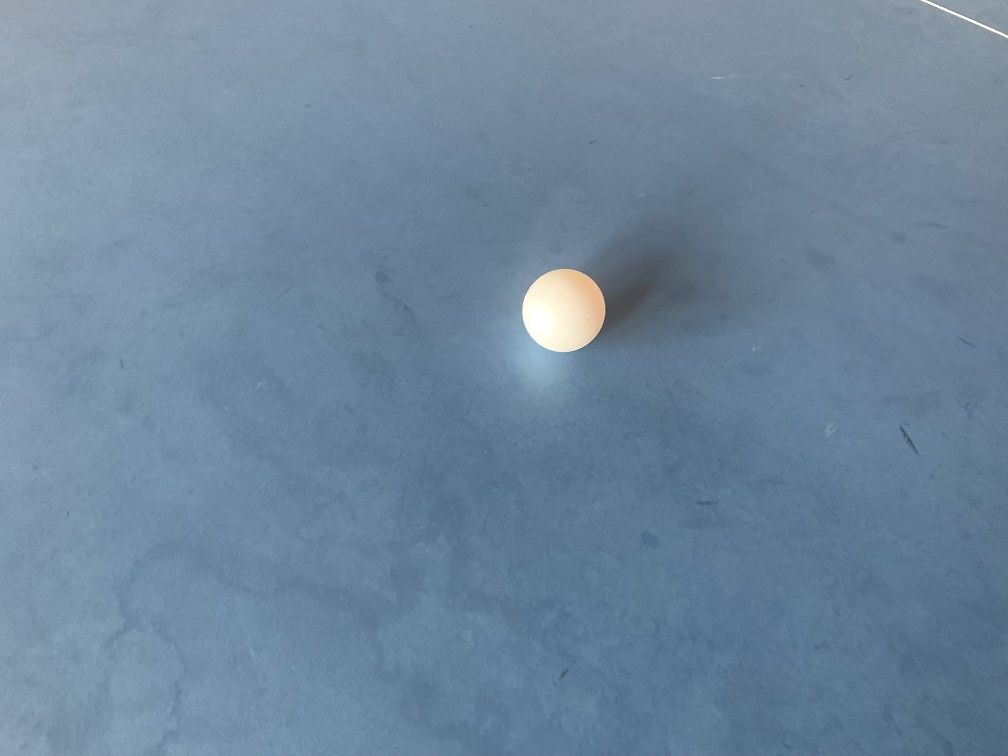
#> input picture Computer Vision Assignment/Part_I/Balls/Ball1.jpg, 1008 x 756 px, found by its file name; its folder holds 4 pictures in this run
$ python CV_Part_I_Method_II.py
#> lines starting #> are read from the running program, lines starting #| are printed output that depends on the picture; after the words box and inside, x2 and y2 are one past the last pixel; in counts of white or black regions, pixels touching at a corner belong together
#> further down, img is the input picture: shape (756, 1008, 3); mean B, G, R 156.3, 134, 110.4
import cv2 as cv
import numpy as np
import os

def ConvertToHSV(img):
    return cv.cvtColor(img, cv.COLOR_BGR2HSV)
#> returned value: shape (756, 1008, 3); mean H, S, V 104.1, 76.5, 156.6

def ThresholdImageForBalls(img_hsv):
    # Threshold for white balls
    lower_white = np.array([0, 0, 200])
    upper_white = np.array([180, 40, 255])
    mask_white = cv.inRange(img_hsv, lower_white, upper_white)
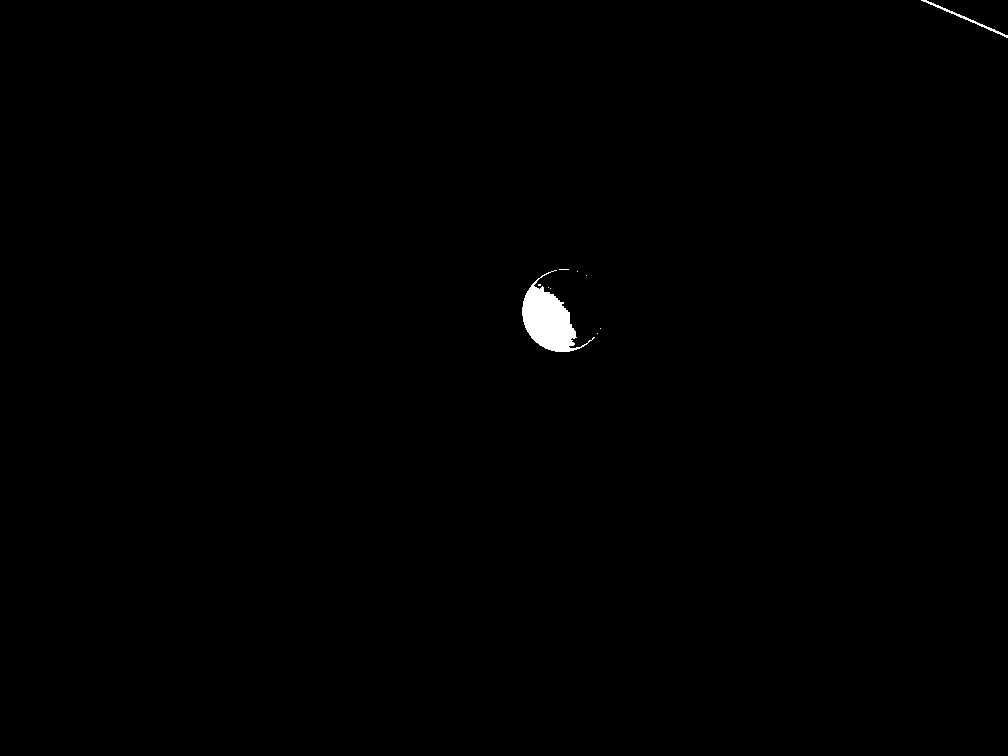
#> mask_white: shape (756, 1008); 0.37% white; 10 white regions (8 under 20 px), largest, box (x1, y1, x2, y2) and area: (522, 270, 595, 352) 2560, (921, 0, 1008, 38) 224

    # Threshold for orange balls
    lower_orange = np.array([5, 50, 50])
    upper_orange = np.array([15, 255, 255])
    mask_orange = cv.inRange(img_hsv, lower_orange, upper_orange)
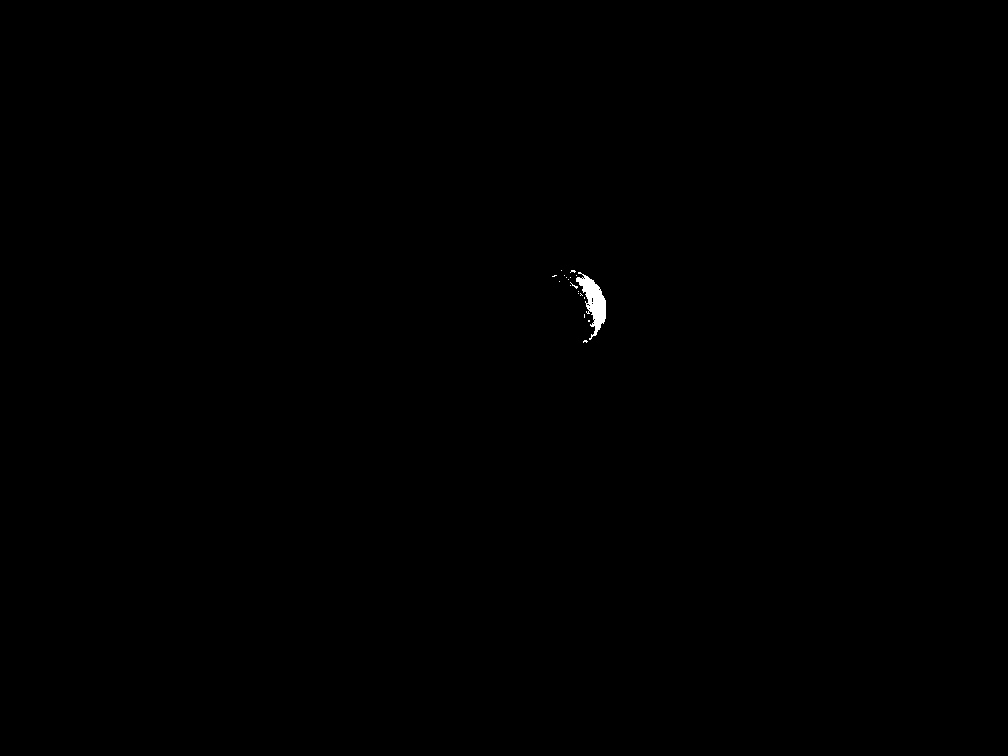
#> mask_orange: shape (756, 1008); 0.12% white; 19 white regions (18 under 20 px), largest, box (x1, y1, x2, y2) and area: (576, 272, 606, 340) 849

    # Combine the masks
    mask = cv.bitwise_or(mask_white, mask_orange)
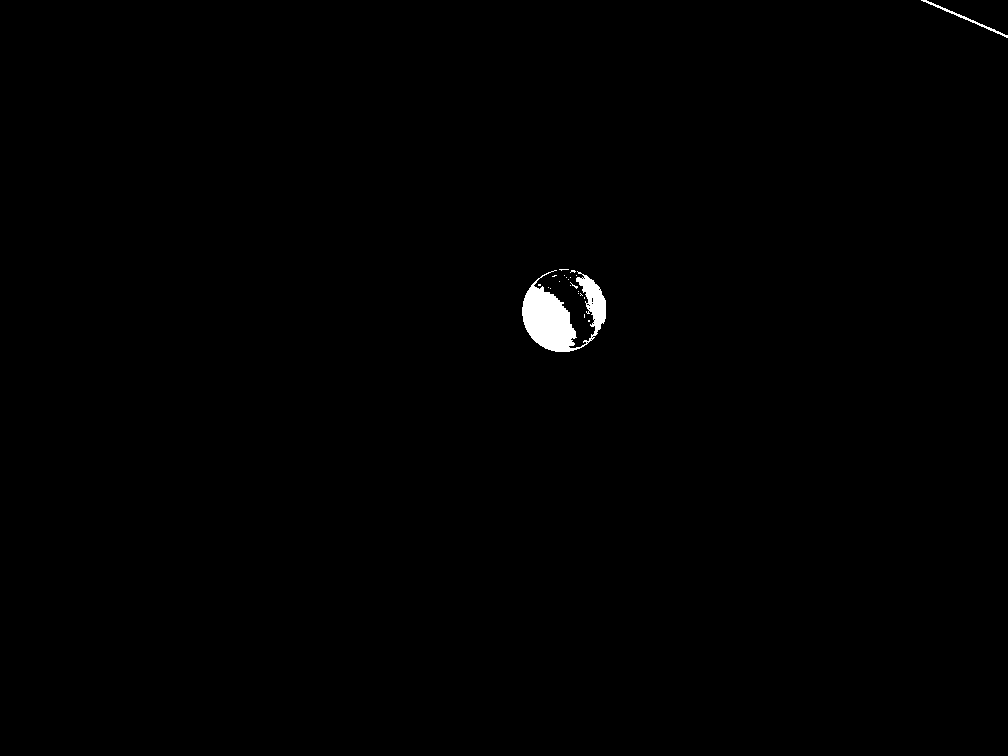
#> mask: shape (756, 1008); 0.49% white; 22 white regions (20 under 20 px), largest, box (x1, y1, x2, y2) and area: (522, 270, 606, 352) 3423, (921, 0, 1008, 38) 224

    # Morphological operations to remove noise and fill small holes
    kernel = cv.getStructuringElement(cv.MORPH_ELLIPSE, (7, 7))
    mask = cv.morphologyEx(mask, cv.MORPH_CLOSE, kernel)
#> mask: shape (756, 1008); 0.55% white; 3 white regions (1 under 20 px)

    return mask

def FindBalls(mask, img):
    contours, _ = cv.findContours(mask, cv.RETR_EXTERNAL, cv.CHAIN_APPROX_SIMPLE)
#> contours = 2 contours; box (x1, y1, x2, y2) and area: (522, 269, 606, 352) 5326, (921, 0, 1008, 38) 142

    for contour in contours:
        # Calculate circularity
        perimeter = cv.arcLength(contour, True)
        area = cv.contourArea(contour)
        if perimeter == 0:
            continue
        circularity = 4 * np.pi * area / (perimeter * perimeter)

        # Filter out non-circular shapes
        if 0.7 < circularity < 1.2:  # Values close to 1 are more circular
            (x, y), radius = cv.minEnclosingCircle(contour)
            center = (int(x), int(y))
            radius = int(radius)

            # Draw the circle on the image
            cv.circle(img, center, radius, (0, 255, 0), 2)
            cv.circle(img, center, 2, (0, 0, 255), 3)

            # Print the center coordinates of the circle and the diameter
            print(center[0], center[1], 2 * radius)
#> this loop made 2 passes
#> (perimeter, area, circularity, x, y, radius, center) on pass 1: (274.4, 5326.5, 0.889, 564, 310.7, 42, (564, 310))
#> (printed output is left out)

    return img

if __name__ == '__main__':
    img_dir = "Computer Vision Assignment\Part_I\Balls"
    img_files = [f for f in os.listdir(img_dir) if f.startswith('Ball') and f.endswith('.jpg')]
    img_files.sort()

    for img_file in img_files:
        img_path = os.path.join(img_dir, img_file)
        img = cv.imread(img_path)

        if img is None:
            print(f"Error: Image {img_file} not loaded!")
            continue

        img_hsv = ConvertToHSV(img)
        mask = ThresholdImageForBalls(img_hsv)
        cv.imshow('mask', mask)

        img_detected = FindBalls(mask, img.copy())

        cv.imshow('detected balls', img_detected)
        key = cv.waitKey(0)
#> (key q is pressed here)
        if key == ord('q'):
            break

    cv.destroyAllWindows()

$ run again, on Computer Vision Assignment/Part_I/Balls/Ball3.jpg
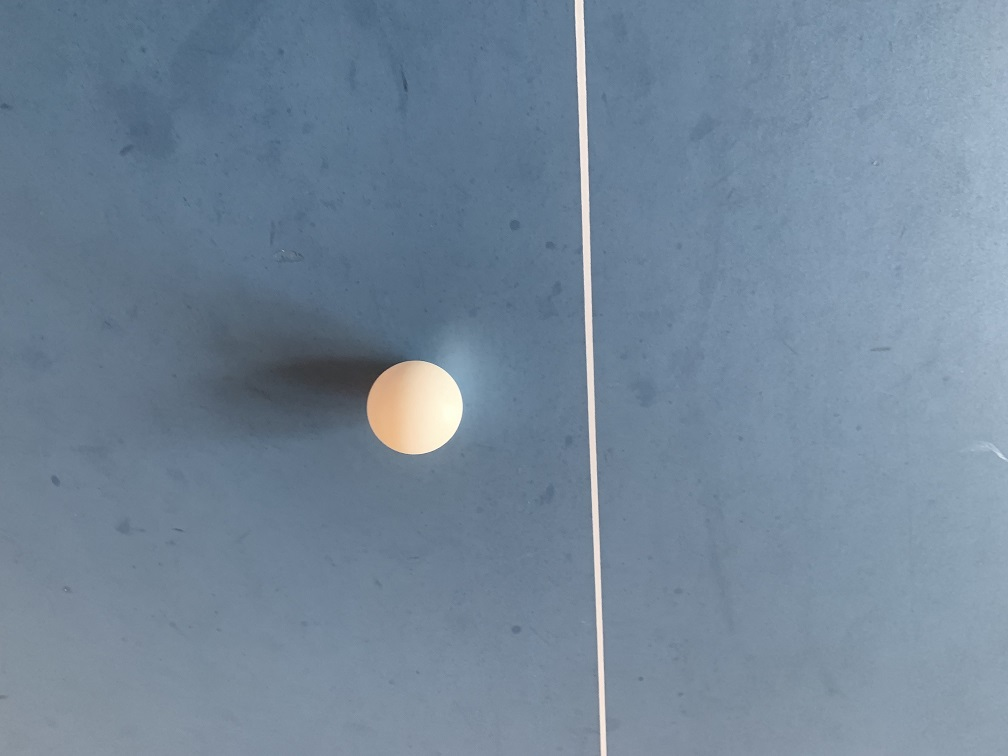
#> input picture Computer Vision Assignment/Part_I/Balls/Ball3.jpg, 1008 x 756 px, found by its file name
#> img is the input picture: shape (756, 1008, 3); mean B, G, R 153.1, 134.1, 114.9
#> in ThresholdImageForBalls, `mask_white = cv.inRange(img_hsv, lower_white, upper_white)`:
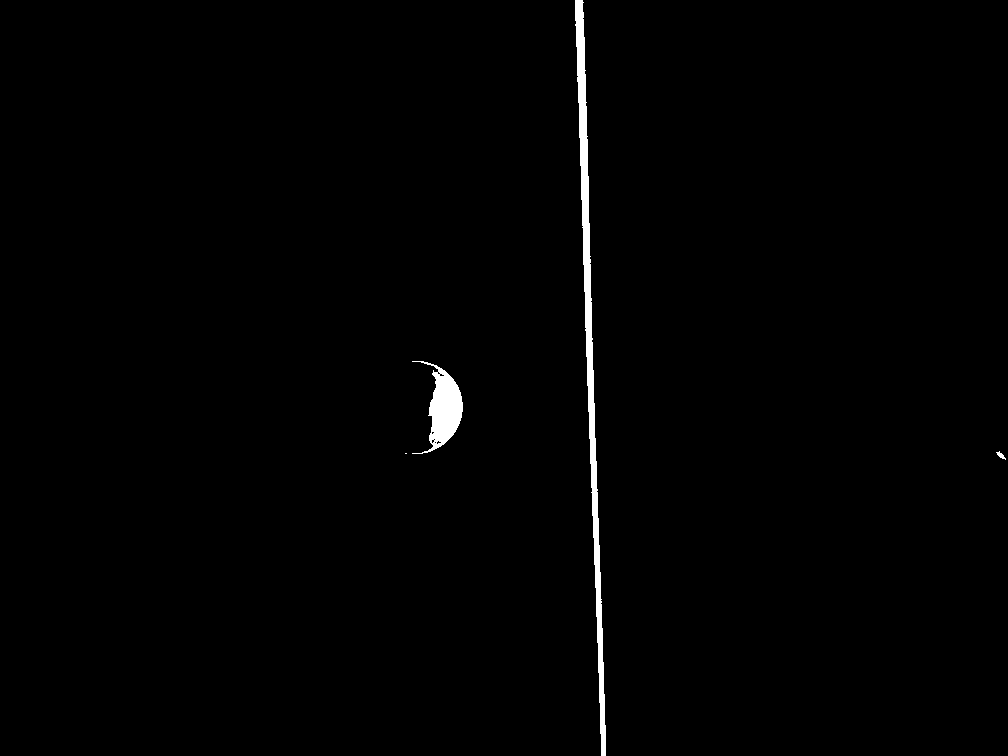
#> mask_white: shape (756, 1008); 0.92% white; 4 white regions (1 under 20 px), largest, box (x1, y1, x2, y2) and area: (575, 0, 606, 756) 5007, (412, 361, 463, 454) 1977, (996, 451, 1006, 460) 37
#> mask_orange: shape (756, 1008); 0.36% white; 7 white regions (6 under 20 px), largest, box (x1, y1, x2, y2) and area: (366, 362, 416, 452) 2746
#> in ThresholdImageForBalls, `mask = cv.bitwise_or(mask_white, mask_orange)`:
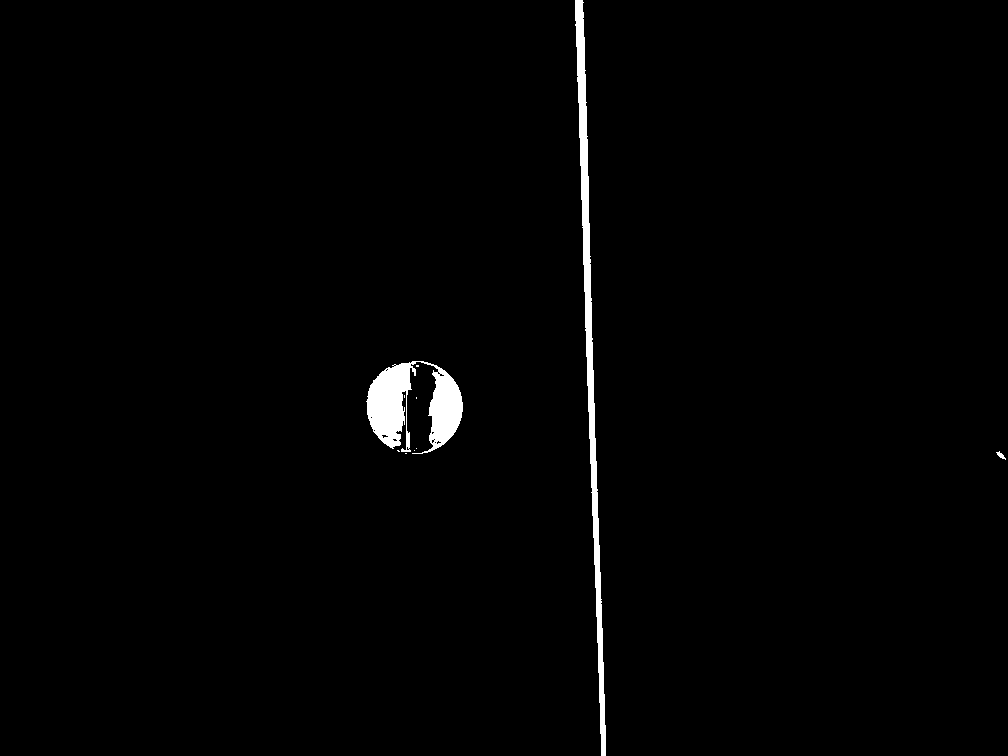
#> mask: shape (756, 1008); 1.3% white; 10 white regions (7 under 20 px), largest, box (x1, y1, x2, y2) and area: (575, 0, 606, 756) 5007, (366, 361, 463, 454) 4723, (996, 451, 1006, 460) 37
#> contours = 3 contours; box (x1, y1, x2, y2) and area: (366, 361, 463, 454) 6935, (575, 0, 606, 756) 4260, (996, 451, 1007, 460) 27
#> the loop in FindBalls, `for contour in contours:` made 3 passes
#> (perimeter, area, circularity, x, y, radius, center) on pass 2: (316, 6935, 0.872, 414, 405.4, 48, (413, 405))
#> (printed output is left out)

$ run again, on Computer Vision Assignment/Part_I/Balls/Ball4.jpg
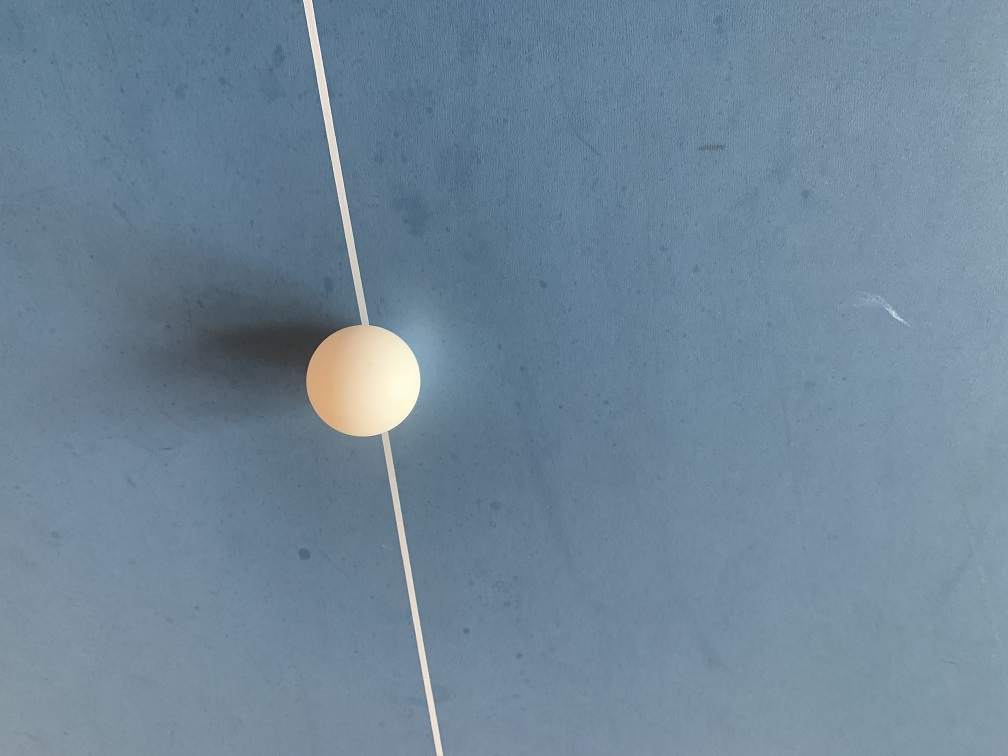
#> input picture Computer Vision Assignment/Part_I/Balls/Ball4.jpg, 1008 x 756 px, found by its file name
#> img is the input picture: shape (756, 1008, 3); mean B, G, R 152, 134.2, 111.3
#> in ThresholdImageForBalls, `mask_white = cv.inRange(img_hsv, lower_white, upper_white)`:
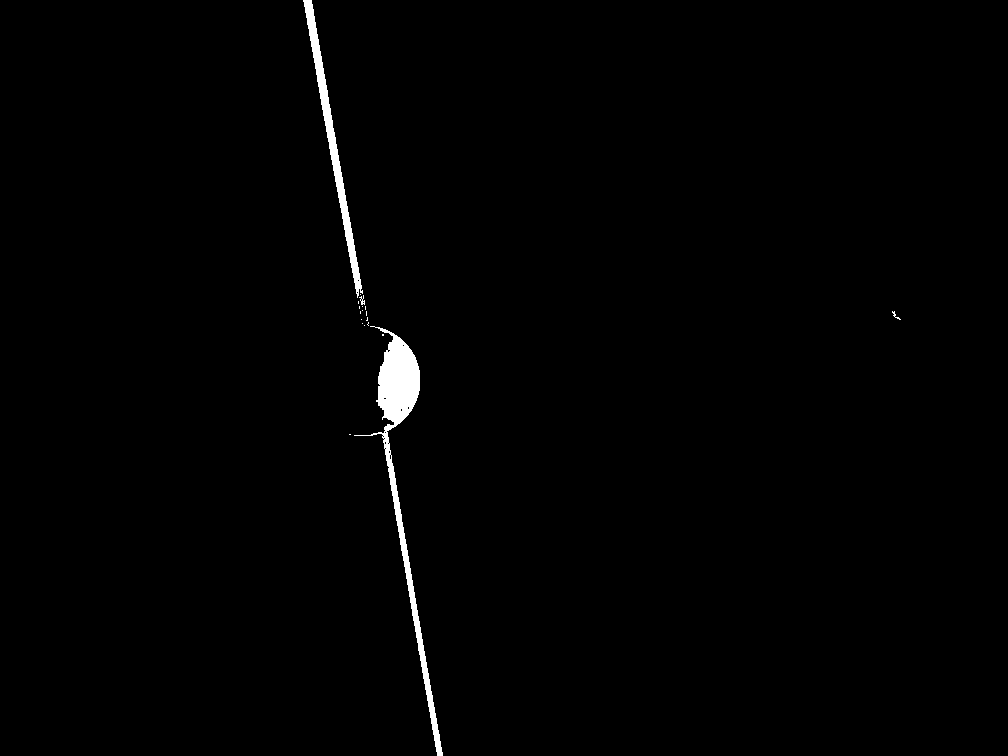
#> mask_white: shape (756, 1008); 0.94% white; 19 white regions (15 under 20 px), largest, box (x1, y1, x2, y2) and area: (354, 326, 443, 756) 4787, (303, 0, 363, 298) 2298, (359, 295, 365, 305) 28, (892, 311, 901, 320) 22
#> mask_orange: shape (756, 1008); 0.32% white; 11 white regions (9 under 20 px), largest, box (x1, y1, x2, y2) and area: (305, 328, 359, 426) 2377, (344, 420, 352, 428) 28
#> in ThresholdImageForBalls, `mask = cv.bitwise_or(mask_white, mask_orange)`:
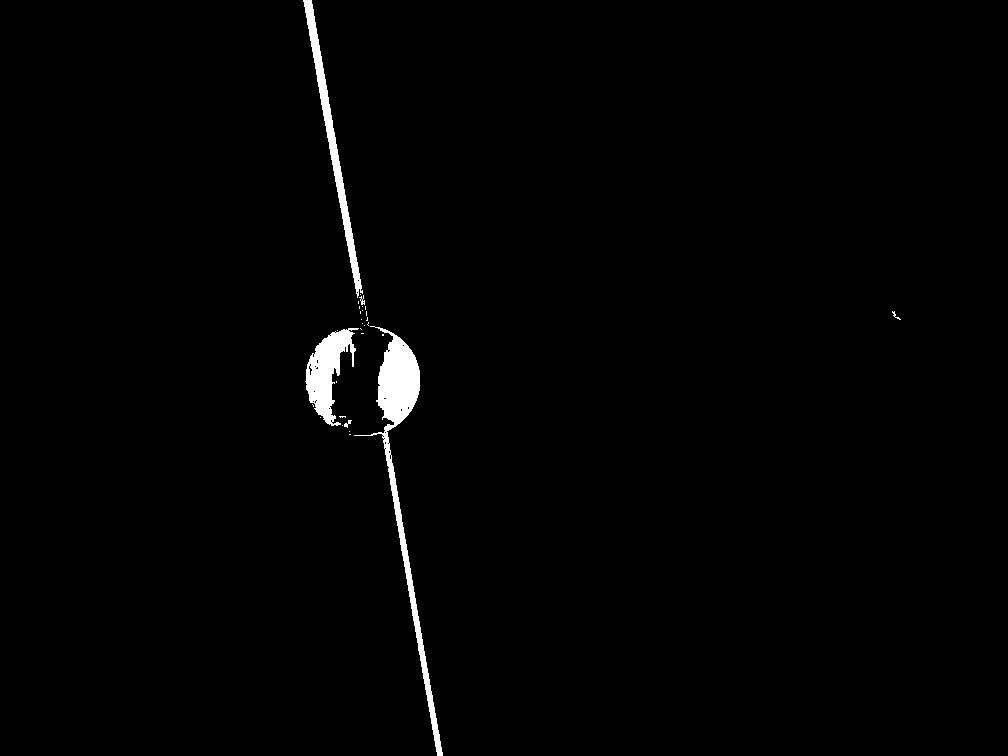
#> mask: shape (756, 1008); 1.3% white; 30 white regions (24 under 20 px), largest, box (x1, y1, x2, y2) and area: (354, 326, 443, 756) 4787, (305, 328, 359, 426) 2377, (303, 0, 363, 298) 2298, (359, 295, 365, 305) 28, (344, 420, 352, 428) 28, (892, 311, 901, 320) 22
#> contours = 4 contours, 2 with area under 20; largest, box (x1, y1, x2, y2) and area: (303, 0, 443, 756) 6551, (305, 328, 364, 428) 2450
#> the loop in FindBalls, `for contour in contours:` made 4 passes
#> (perimeter, area, circularity) on passes 2, 4: (393, 2450, 0.199), (1779.1, 6551, 0.026)
